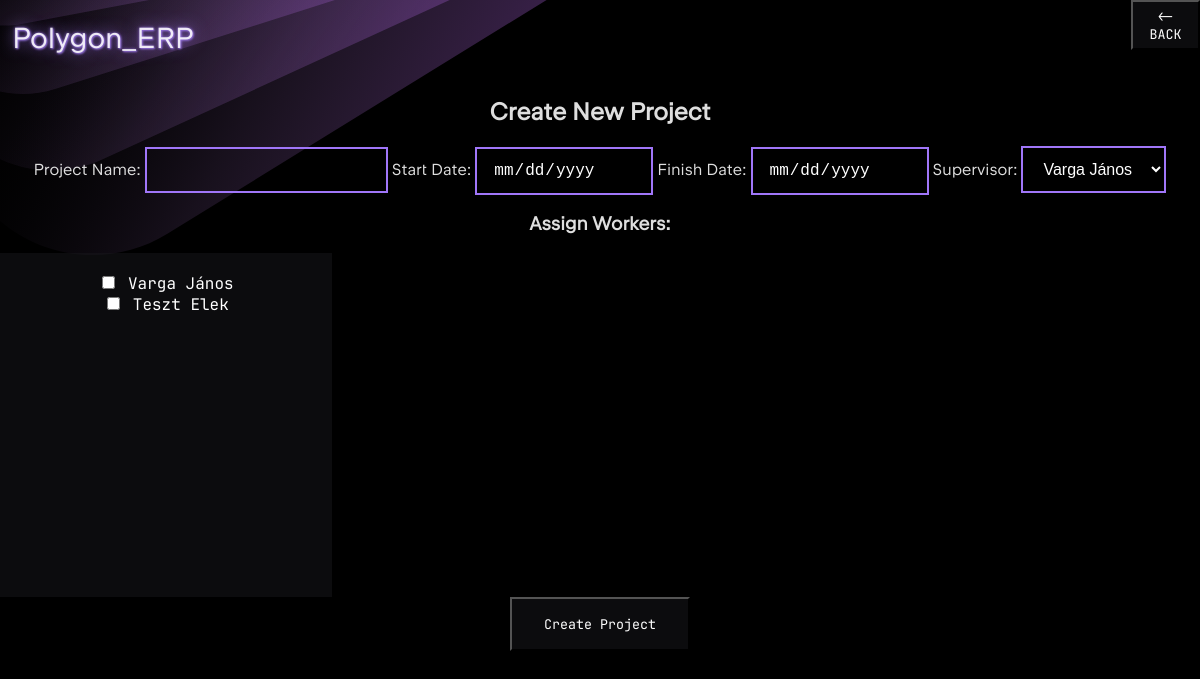
Page /dashboard/projects/create (signed in) on the earlier database version.
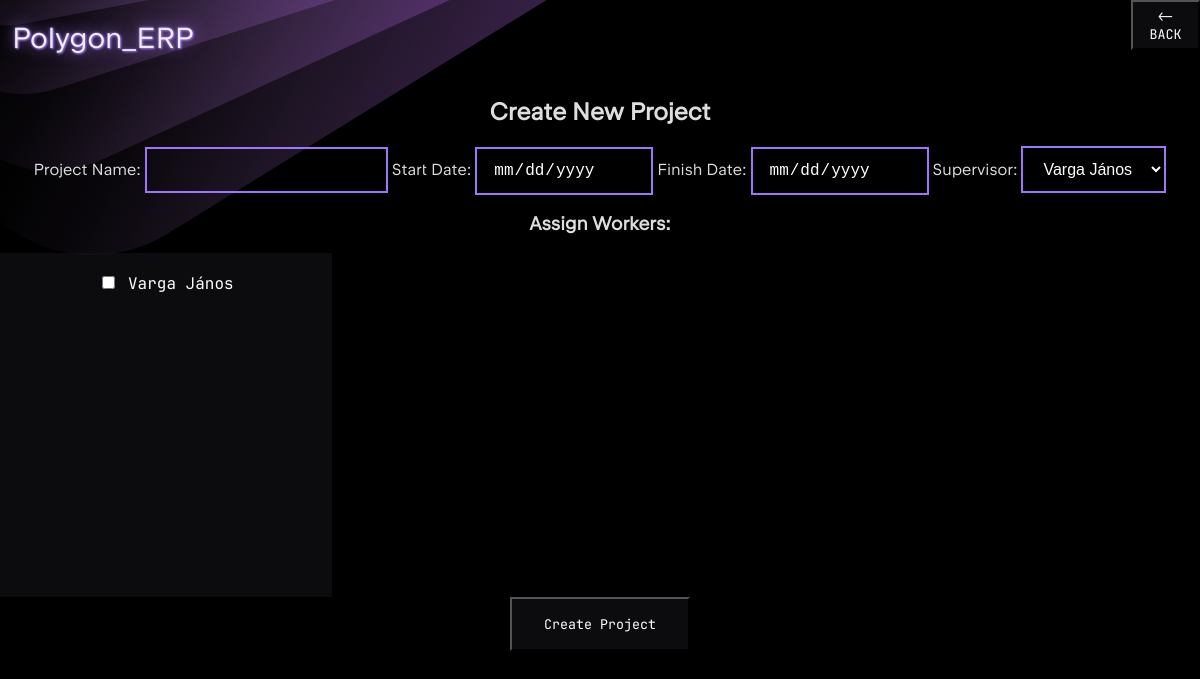
Same page on the later database version.
### polygonerp/models/user.py (models this page shows, shortened)
class User(db.Model):
    id = db.Column(db.Integer, primary_key=True)
    username = db.Column(db.String(80), unique=True, nullable=False)
    password_hash = db.Column(db.String(255), unique = True, nullable=False)
    name = db.Column(db.String(200), nullable=False)
    maiden_name = db.Column(db.String(200), nullable=False)
    mothers_name = db.Column(db.String(200), nullable=False)
    pob = db.Column(db.String(200), nullable=False)
    dob = db.Column(db.String(200), nullable=False)
    address = db.Column(db.String(200), nullable=False)
    tax_num = db.Column(db.String(10), unique=True ,nullable=False)
    taj_number = db.Column(db.String(10), unique=True, nullable=False)
    job_title = db.Column(db.String(200), nullable=False)
    base_pay = db.Column(db.Integer, nullable=False)
    email_address = db.Column(db.String(200), nullable=False)
    is_admin = db.Column(db.Boolean, nullable=False)
    first_login = db.Column(db.Boolean, default=True)

### polygonerp/dashboard_controller.py (the view, shortened to what this page needs)
    def create_project(self):
        all_users = User.query.all()
        return render_template(
            'dashboard/create_project.html',
            supervisors=all_users,
            workers=all_users
        )

### polygonerp/auth_controller.py (called while the page is built)
        def load_logged_in_user(self):
            user_id = session.get('user_id')
            g.user = User.query.filter_by(id=user_id).first() if user_id else None

### polygonerp/utils/utils.py (called while the page is built)
def admin_required(view):
    @functools.wraps(view)
    def wrapped_view(**kwargs):
        if g.user is None or not g.user.is_admin:
            return redirect(url_for('auth.login'))
        return view(**kwargs)
    return wrapped_view

### polygonerp/templates/dashboard/create_project.html (shortened to what this page needs)
{% extends "base.html" %}
{% block content %}
<h2>Create New Project</h2>
<form method="post">
  <label for="name">Project Name:</label>
  <input type="text" name="name" required class="form_inp">
  <label for="start_date">Start Date:</label>
  <input type="date" name="start_date" required class="form_inp">
  <label for="finish_date">Finish Date:</label>
  <input type="date" name="finish_date" required class="form_inp">
  <label for="supervisor_id">Supervisor:</label>
  <select name="supervisor_id" required class="form_inp">
    {% for user in supervisors %}
      <option value="{{ user.id }}">{{ user.name }}</option>
    {% endfor %}
  </select>
  <h3>Assign Workers:</h3>
<div class="profile-card">
  {% for user in workers %}
    <div >
      <input type="checkbox" id="worker_{{ user.id }}" name="workers" value="{{ user.id }}">
      <label for="worker_{{ user.id }}">{{ user.name }}</label>
    </div>
  {% endfor %}
      </div>
  <input type="submit" value="Create Project" class="sign_in_button">
</form>
{% endblock %}

Differences in the rows shown:
removed User: name "Teszt Elek"
